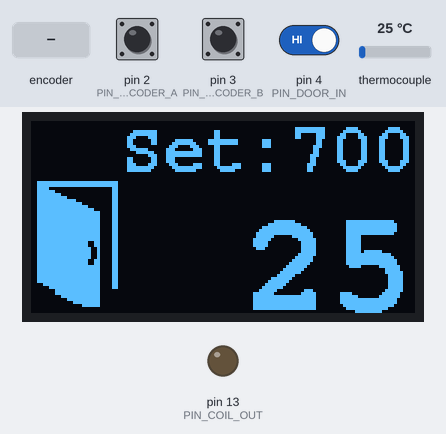
A program run on a simulated Arduino Nano, built with avr-gcc and run on an emulated ATmega328P. Shown: 128×64 one-colour display, output pins drawn as LEDs (lit = HIGH). Inputs (shaded band) come from the test bench; at power-on: pin 4 (PIN_DOOR_IN) HIGH, thermocouple 25 °C, pin 2 (PIN_ENCODER_A) HIGH, pin 3 (PIN_ENCODER_B) HIGH. What the program prints to the serial monitor is not drawn.

Above: at 1.2 s.
1.3 s: pin 4 (PIN_DOOR_IN) driven LOW
At 3.8 s:
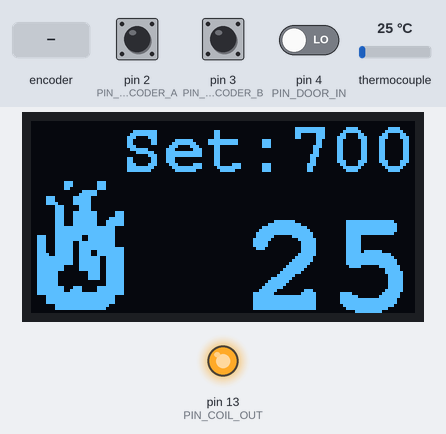
4.2 s: rotary encoder on pin 2 (PIN_ENCODER_A) / pin 3 (PIN_ENCODER_B) turned 3 steps (first pin leading)
At 6.0 s:
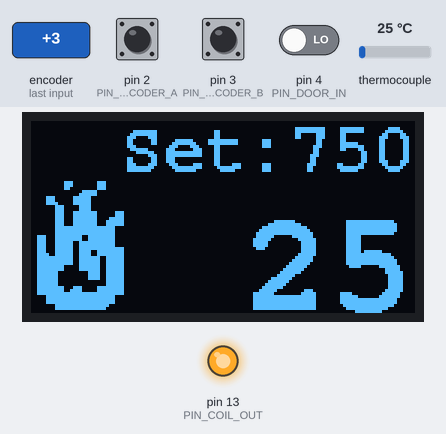
6.3 s: pin 4 (PIN_DOOR_IN) driven HIGH
At 7.3 s:
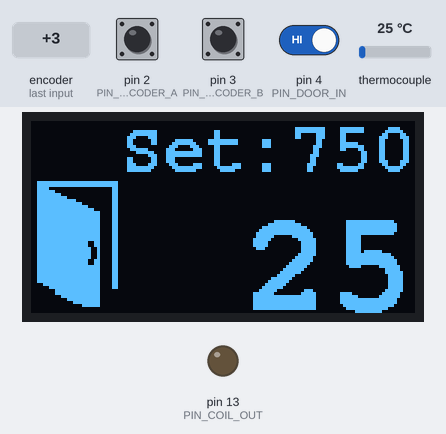
7.8 s: thermocouple set to 6 °C
At 8.4 s:
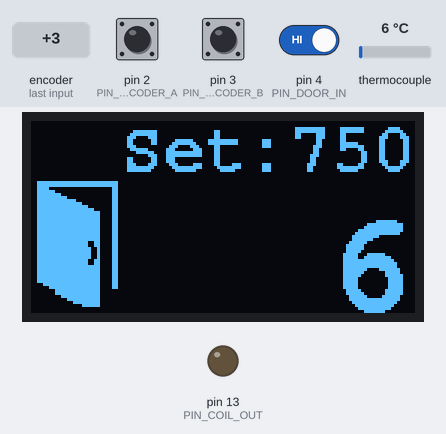
9.3 s: pin 4 (PIN_DOOR_IN) driven LOW
At 9.51 s:
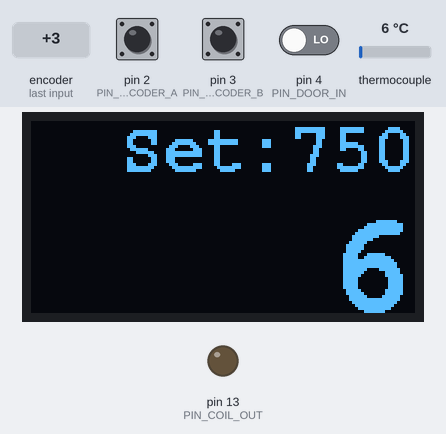
12.3 s: thermocouple set to 75 °C
At 13.1 s:
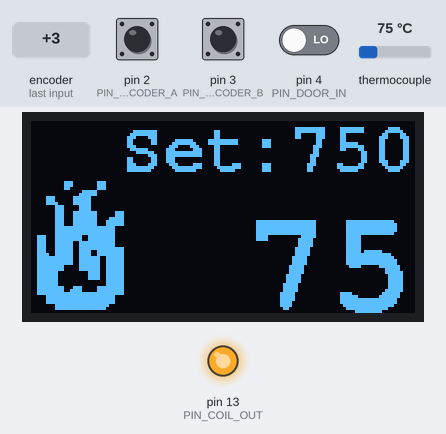
Timing chart, 0 to 14.8 s (numbered marks = the images above; inputs shaded):
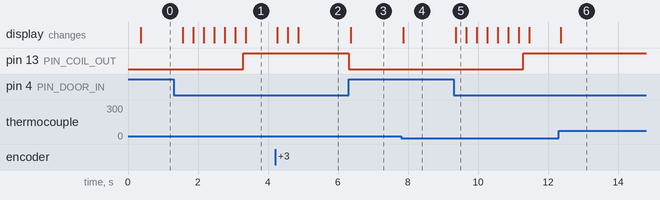

The program:

main.cpp
```cpp
#include <Adafruit_GFX.h>
#include <Adafruit_SSD1306.h>
#include <Fonts/FreeMonoBold12pt7b.h>
#include <Fonts/FreeMonoBold24pt7b.h>  // Add a custom font
#include <SPI.h>
#include <Wire.h>

#include "Arduino.h"
#include "max6675.h"

// io
#define PIN_DOOR_IN 4    // Door switches input
#define PIN_COIL_OUT 13  // Coil relay control
#define PIN_ENCODER_A 2  // encoder function only works for port C, pins 0-7
#define PIN_ENCODER_B 3
#define ENCODER_PIN_MASK (1 << PIN_ENCODER_A | 1 << PIN_ENCODER_B)

// screen config
#define SCREEN_ADRESS 0x3C  // I2C address (pins A4, A5)
#define SCREEN_WIDTH 128    // OLED display width, in pixels
#define SCREEN_HEIGHT 64    // OLED display height, in pixels
#define OLED_RESET -1       // Reset pin # (or -1 if sharing Arduino reset pin)
Adafruit_SSD1306 display(SCREEN_WIDTH, SCREEN_HEIGHT, &Wire, OLED_RESET);

// thermometer config
int thermoDO = 12;
int thermoCS = 9;
int thermoCLK = 10;
MAX6675 thermocouple(thermoCLK, thermoCS, thermoDO);

// 'flame_icon', 29x43px
const unsigned char flame_icon[] PROGMEM = {
    0x00, 0x70, 0x0e, 0x00, 0x00, 0x70, 0x0e, 0x00, 0x00, 0x60, 0x0e, 0x00, 0x00, 0x01, 0xf0, 0x00, 0x00, 0x03, 0xf0, 0x00, 0x1c, 0x0f, 0xc0, 0x00, 0x1c,
    0x0f, 0xc0, 0x00, 0x1e, 0x0f, 0xc0, 0x00, 0x03, 0x83, 0xc0, 0x00, 0x03, 0x83, 0xc0, 0x00, 0x03, 0x8f, 0xf0, 0x38, 0x03, 0x8f, 0xf0, 0x38, 0x03, 0x8f,
    0xf0, 0xf8, 0x03, 0x8f, 0xf1, 0xf8, 0x03, 0x8f, 0xf1, 0xf8, 0x03, 0xff, 0xff, 0xc0, 0x03, 0xff, 0xff, 0xc0, 0x03, 0xff, 0xff, 0xc0, 0xe3, 0xfe, 0x7f,
    0xc0, 0xe3, 0xfe, 0x7f, 0xc0, 0xe3, 0xf3, 0xff, 0xc0, 0xe3, 0xf3, 0xff, 0xc0, 0xe3, 0xf3, 0xff, 0xf8, 0xe3, 0xf3, 0xcf, 0xf8, 0xf3, 0xf3, 0xcf, 0xf8,
    0xff, 0xf3, 0xf9, 0xf8, 0xff, 0xf3, 0xf9, 0xf8, 0xff, 0xf3, 0xf9, 0xf8, 0xff, 0x83, 0xf9, 0xf8, 0xff, 0x83, 0xf9, 0xf8, 0xfe, 0x00, 0x79, 0xf8, 0xfe,
    0x00, 0x79, 0xf8, 0xfe, 0x00, 0x79, 0xf8, 0xfe, 0x00, 0x01, 0xf8, 0xfe, 0x00, 0x01, 0xf8, 0xff, 0x8e, 0x0f, 0xf8, 0xff, 0x9e, 0x0f, 0xf8, 0xff, 0xff,
    0xff, 0xf8, 0x1f, 0xff, 0xff, 0xc0, 0x1f, 0xff, 0xff, 0xc0, 0x1f, 0xff, 0xff, 0xc0, 0x03, 0xff, 0xff, 0x00, 0x03, 0xff, 0xfe, 0x00};

// 'door_icon', 27x42px
const unsigned char door_icon[] PROGMEM = {
    0xff, 0xff, 0xff, 0xe0, 0xff, 0xff, 0xff, 0xe0, 0xf0, 0x00, 0x00, 0x60, 0xfc, 0x00, 0x00, 0x60, 0xff, 0x00, 0x00, 0x60, 0xff, 0xc0, 0x00, 0x60,
    0xff, 0xf8, 0x00, 0x60, 0xff, 0xfe, 0x00, 0x60, 0xff, 0xff, 0x80, 0x60, 0xff, 0xff, 0xe0, 0x60, 0xff, 0xff, 0xf8, 0x60, 0xff, 0xff, 0xf8, 0x60,
    0xff, 0xff, 0xf8, 0x60, 0xff, 0xff, 0xf8, 0x60, 0xff, 0xff, 0xf8, 0x60, 0xff, 0xff, 0xf8, 0x60, 0xff, 0xff, 0xf8, 0x60, 0xff, 0xff, 0xf8, 0x60,
    0xff, 0xff, 0xf8, 0x60, 0xff, 0xff, 0xf8, 0x60, 0xff, 0xff, 0x98, 0x60, 0xff, 0xff, 0x98, 0x60, 0xff, 0xff, 0xc8, 0x60, 0xff, 0xff, 0xc8, 0x60,
    0xff, 0xff, 0xc8, 0x60, 0xff, 0xff, 0xc8, 0x60, 0xff, 0xff, 0x98, 0x60, 0xff, 0xff, 0x98, 0x60, 0xff, 0xff, 0xf8, 0x60, 0xff, 0xff, 0xf8, 0x60,
    0xff, 0xff, 0xf8, 0x60, 0xff, 0xff, 0xf8, 0x60, 0xff, 0xff, 0xf8, 0x60, 0xff, 0xff, 0xf8, 0x60, 0x3f, 0xff, 0xf8, 0x60, 0x0f, 0xff, 0xf8, 0x60,
    0x03, 0xff, 0xf8, 0x00, 0x03, 0xff, 0xf8, 0x00, 0x00, 0xff, 0xf8, 0x00, 0x00, 0x3f, 0xf8, 0x00, 0x00, 0x0f, 0xf8, 0x00, 0x00, 0x01, 0xf8, 0x00};

// global variables
float temp_c = 0;
volatile int temp_change = 0;
int target_temp = 700;
unsigned long door_closed_millis = (2 ^ 32) - 1;
bool is_safe = false;
bool flash_door = true;

// functions
void doorInterrupt() {                      // door opened: switch off coil
    if (digitalRead(PIN_DOOR_IN) == LOW) {  // door closed: high signal
        is_safe = false;
        digitalWrite(PIN_COIL_OUT, LOW);
    } else {
        door_closed_millis = millis();
    }
}

const int encoderSteps[] = {0, -1, 1, 0, 1, 0, 0, -1, -1, 0, 0, 1, 0, 1, -1, 0};
void encoderInterrupt() {
    static uint8_t last_state;
    uint8_t state = ((PIND)&ENCODER_PIN_MASK) >> min(PIN_ENCODER_A, PIN_ENCODER_B);

    uint8_t idx = (state << 2) | last_state;  // combine 2 states into single int
    temp_change += encoderSteps[idx] * 5;     // add value at index
    last_state = state;                       // last state is current state in the lower two bits.
}

void displayTemperature(float temp_c) {
    char temp_text[5] = "1234";
    dtostrf((int)(temp_c + 0.5), 4, 0, temp_text);

    char set_text_d[5] = "1234";
    char set_text[9] = "Set:";
    dtostrf(target_temp, 3, 0, set_text_d);
    strcat(set_text, set_text_d);

    display.clearDisplay();

    display.setFont(&FreeMonoBold12pt7b);
    display.setCursor(30, 16);  // (x,y)
    display.print(set_text);    // Text or value to print

    display.setFont(&FreeMonoBold24pt7b);
    display.setCursor(15, 62);
    display.print(temp_text);  // Text or value to print

    if (!is_safe) {
        if (flash_door) {
            static bool last_door = false;
            if (last_door) {
                display.drawBitmap(2, 62 - 42, door_icon, 27, 42, 1);  // 27x42px
            }
            last_door = !last_door;
        } else {
            display.drawBitmap(2, 62 - 42, door_icon, 27, 42, 1);  // 27x42px
        }
    } else if (digitalRead(PIN_COIL_OUT)) {
        display.drawBitmap(2, 63 - 43, flame_icon, 29, 43, 1);  // 29x43
    }

    display.display();
}

void setup() {
    pinMode(PIN_DOOR_IN, INPUT_PULLUP);
    pinMode(PIN_COIL_OUT, OUTPUT);
    attachInterrupt(digitalPinToInterrupt(PIN_ENCODER_A), encoderInterrupt, CHANGE);
    attachInterrupt(digitalPinToInterrupt(PIN_ENCODER_B), encoderInterrupt, CHANGE);

    Serial.begin(115200);
    Serial.println("Electric Furnace controller");

    display.begin(SSD1306_SWITCHCAPVCC, SCREEN_ADRESS);  // start display
    display.clearDisplay();
    display.setTextColor(WHITE);
    display.cp437(true);  // Use full 256 char 'Code Page 437' font
}

void loop() {
    // read new temp
    static unsigned long last_millis = millis();
    if (millis() - last_millis >= 300) {  // For the MAX6675 minimum 250ms delay
        temp_c = thermocouple.readCelsius();
        last_millis = millis();

        Serial.print("C = ");
        Serial.println(temp_c);
        displayTemperature(temp_c);
    }

    // check if door state changed
    static bool last_door_open;
    bool door_open = digitalRead(PIN_DOOR_IN);  //pull up, normally closed to ground. pin high -> door open
    if (door_open != last_door_open) {
        if (door_open) {
            is_safe = false;
            digitalWrite(PIN_COIL_OUT, LOW);
        } else {
            door_closed_millis = millis();
        }
        last_door_open = door_open;
    }

    // check is door closed some time ago
    if (!door_open) {
        if (millis() - door_closed_millis >= 2000) {
            // delay after closing door
            is_safe = true;
            flash_door = false;
        } else if (!is_safe) {  // door closed but wait for timer
            flash_door = true;
        }
    } else {
        is_safe = false;
        flash_door = false;
    }


    // Limit temp change rate
    static unsigned long last_encoder_time = millis();
    if (millis() - last_encoder_time >= 50) {
        last_encoder_time = millis();

        int tmp = temp_change;
        temp_change = 0;

        tmp = min(20, tmp);
        tmp = max(-20, tmp);
        target_temp += tmp;
    }

    // cap target temp
    target_temp = min(target_temp, 995);
    target_temp = max(target_temp, 100);

    // control coil, with some hysteresis
    if (temp_c <= (target_temp)) {
        if (is_safe) {
            digitalWrite(PIN_COIL_OUT, HIGH);
        }
    } else if (temp_c > (target_temp + 20)) {  // too hot
        digitalWrite(PIN_COIL_OUT, LOW);
    }
}
```

Measured:
- after the input at 1.3 s, pin 13 (PIN_COIL_OUT): LOW → HIGH after 2.0 s; the display: first changes after 0.26 s (image 1 shows a later state)
- after the input at 4.2 s, the display: first changes after 0.07 s (image 2 shows a later state)
- after the input at 6.3 s, pin 13 (PIN_COIL_OUT): HIGH → LOW at once; the display: changes after 0.07 s (image 3)
- after the input at 7.8 s, the display: changes after 0.07 s (image 4)
- after the input at 9.3 s, pin 13 (PIN_COIL_OUT): LOW → HIGH after 2.0 s; the display: changes after 0.06 s (image 5)
- after the input at 12.3 s, the display: changes after 0.07 s (image 6)
